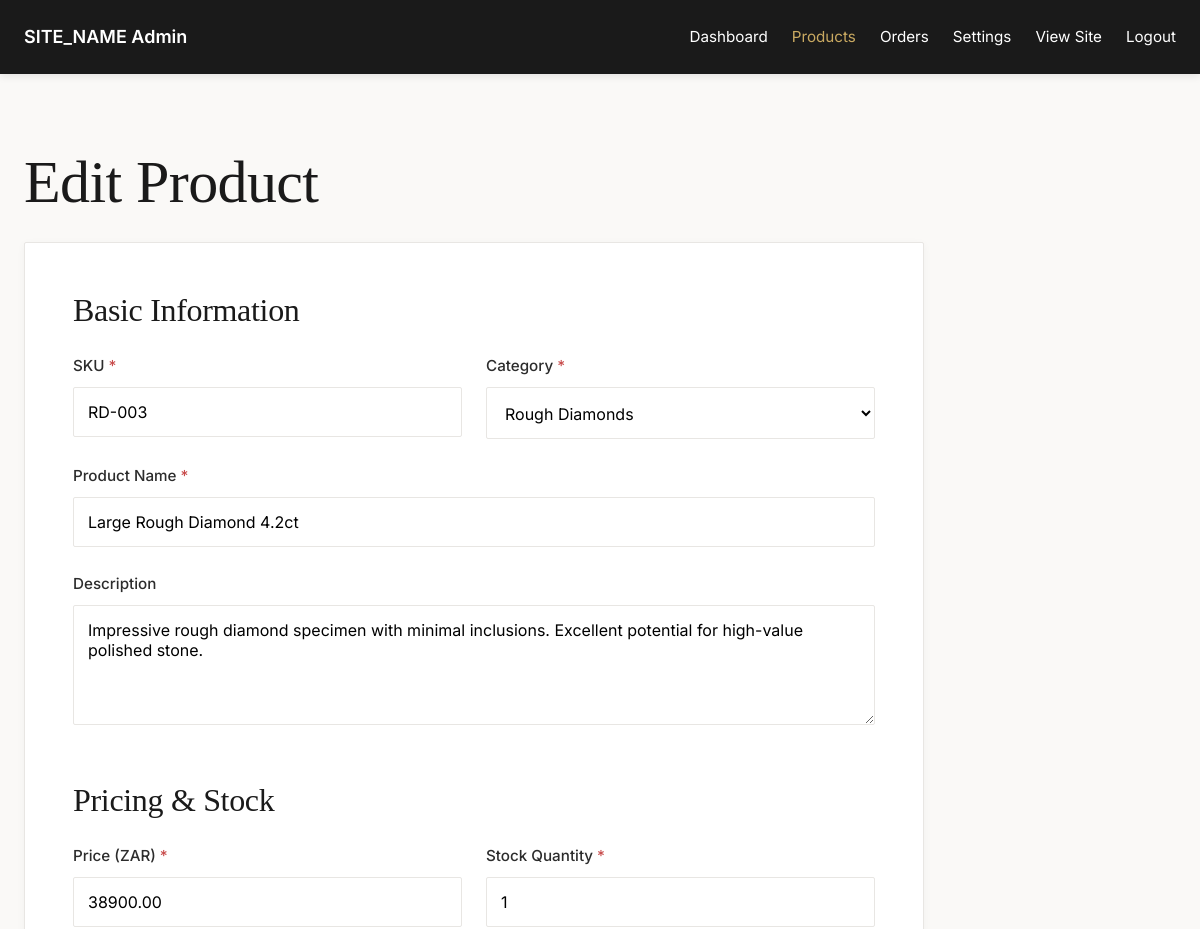
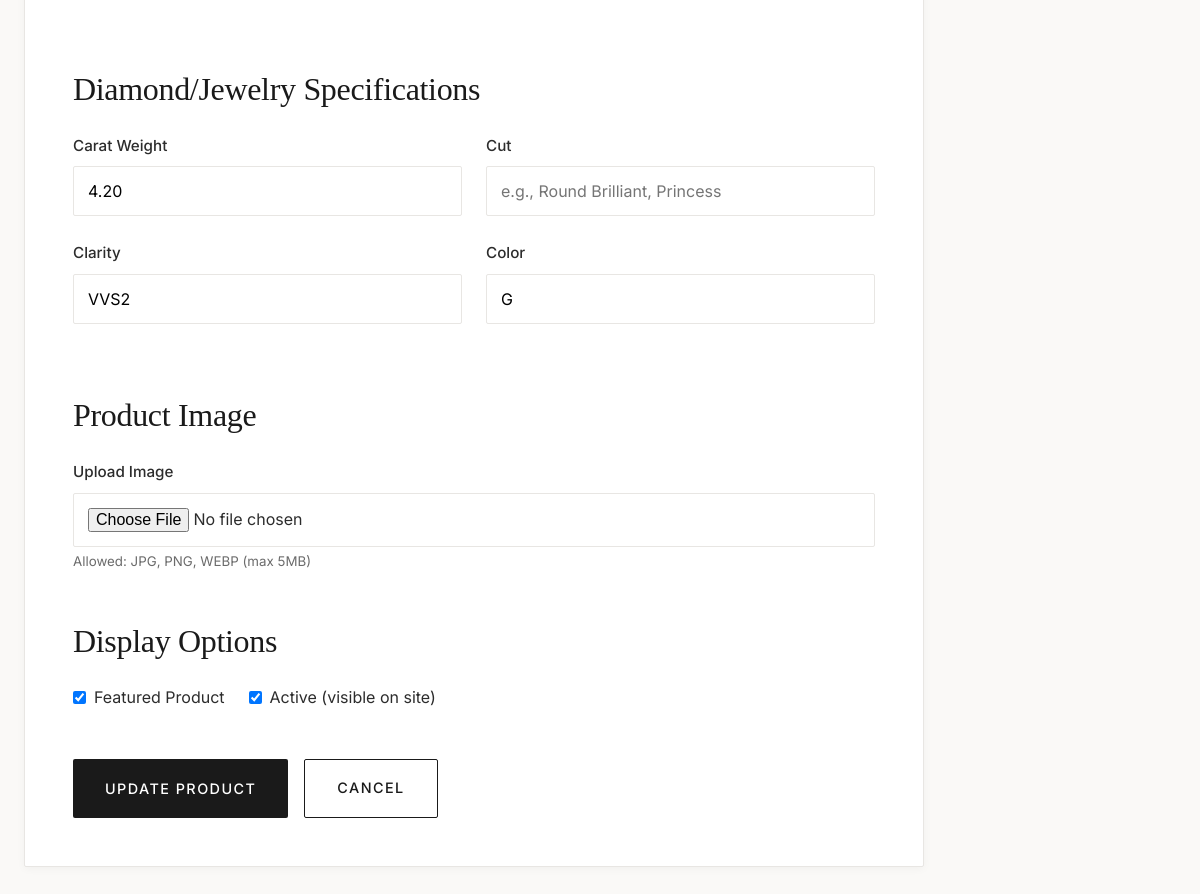
The page /admin/product-edit.php?id=3 (signed in) on the database its author committed (2 pictures, top to bottom).
### tables this page shows
CREATE TABLE IF NOT EXISTS `products` (
  `id` int(11) NOT NULL AUTO_INCREMENT,
  `sku` varchar(50) NOT NULL,
  `name` varchar(255) NOT NULL,
  `slug` varchar(255) NOT NULL,
  `category` enum('rough_diamonds','polished_diamonds','jewelry') NOT NULL,
  `description` text,
  `price` decimal(10,2) NOT NULL,
  `carat_weight` decimal(8,2) DEFAULT NULL,
  `cut` varchar(50) DEFAULT NULL,
  `clarity` varchar(50) DEFAULT NULL,
  `color` varchar(50) DEFAULT NULL,
  `stock_quantity` int(11) NOT NULL DEFAULT 0,
  `image_main` varchar(255) DEFAULT NULL,
  `image_gallery` text DEFAULT NULL COMMENT 'JSON array of additional images',
  `is_featured` tinyint(1) NOT NULL DEFAULT 0,
  `is_active` tinyint(1) NOT NULL DEFAULT 1,
  `created_at` timestamp NOT NULL DEFAULT CURRENT_TIMESTAMP,
  `updated_at` timestamp NOT NULL DEFAULT CURRENT_TIMESTAMP ON UPDATE CURRENT_TIMESTAMP,
  PRIMARY KEY (`id`),
  UNIQUE KEY `sku` (`sku`),
  UNIQUE KEY `slug` (`slug`),
  KEY `category` (`category`),
  KEY `is_featured` (`is_featured`),
  KEY `is_active` (`is_active`)
);

### includes/db.php (called while the page is built, shortened)
<?php
class Database {
    private static $instance = null;
    private $pdo;
    private function __construct() {
        try {
            $dsn = "mysql:host=" . DB_HOST . ";dbname=" . DB_NAME . ";charset=utf8mb4";
            $options = [
                PDO::ATTR_ERRMODE => PDO::ERRMODE_EXCEPTION,
                PDO::ATTR_DEFAULT_FETCH_MODE => PDO::FETCH_ASSOC,
                PDO::ATTR_EMULATE_PREPARES => false,
            ];
            $this->pdo = new PDO($dsn, DB_USER, DB_PASS, $options);
        } catch (PDOException $e) {
            error_log("Database Connection Error: " . $e->getMessage());
            die("Database connection failed. Please check your configuration.");
        }
    }
    public static function getInstance() {
        if (self::$instance === null) {
            self::$instance = new self();
        }
        return self::$instance;
    }
    public function query($sql, $params = []) {
        try {
            $stmt = $this->pdo->prepare($sql);
            $stmt->execute($params);
            return $stmt;
        } catch (PDOException $e) {
            error_log("Database Query Error: " . $e->getMessage());
            throw $e;
        }
    }
    public function fetchOne($sql, $params = []) {
        $stmt = $this->query($sql, $params);
        return $stmt->fetch();
    }
}
function db() {
    return Database::getInstance();
}

### includes/helpers.php (called while the page is built, shortened)
<?php
function e($string) {
    return htmlspecialchars($string ?? '', ENT_QUOTES, 'UTF-8');
}

### admin/product-edit.php (the view, shortened to what this page needs)
<?php
require_once __DIR__ . '/../includes/db.php';
require_once __DIR__ . '/../includes/helpers.php';
$productId = $_GET['id'] ?? null;
$product = null;
if ($productId) {
    $product = db()->fetchOne("SELECT * FROM products WHERE id = ?", [(int)$productId]);
}
$pageTitle = $productId ? 'Edit Product' : 'Add New Product';
require_once __DIR__ . '/header.php';
?>
<h1><?= $pageTitle ?></h1>
<div class="admin-card" style="max-width: 900px;">
    <form method="POST" enctype="multipart/form-data">
        <h3>Basic Information</h3>
        <div class="form-row">
            <div class="form-group">
                <label class="form-label required">SKU</label>
                <input type="text" name="sku" class="form-input"
                       value="<?= e($product['sku'] ?? $_POST['sku'] ?? '') ?>" required>
            </div>
            <div class="form-group">
                <label class="form-label required">Category</label>
                <select name="category" class="form-select" required>
                    <option value="rough_diamonds" <?= ($product['category'] ?? $_POST['category'] ?? '') === 'rough_diamonds' ? 'selected' : '' ?>>
                        Rough Diamonds
                    </option>
                </select>
            </div>
        </div>
        <div class="form-group">
            <label class="form-label required">Product Name</label>
            <input type="text" name="name" class="form-input"
                   value="<?= e($product['name'] ?? $_POST['name'] ?? '') ?>" required>
        </div>
        <div class="form-group">
            <label class="form-label">Description</label>
            <textarea name="description" class="form-textarea"><?= e($product['description'] ?? $_POST['description'] ?? '') ?></textarea>
        </div>
        <h3 style="margin-top: var(--spacing-lg);">Pricing & Stock</h3>
        <div class="form-row">
            <div class="form-group">
                <label class="form-label required">Price (ZAR)</label>
                <input type="number" name="price" class="form-input" step="0.01" min="0"
                       value="<?= e($product['price'] ?? $_POST['price'] ?? '') ?>" required>
            </div>
            <div class="form-group">
                <label class="form-label required">Stock Quantity</label>
                <input type="number" name="stock_quantity" class="form-input" min="0"
                       value="<?= e($product['stock_quantity'] ?? $_POST['stock_quantity'] ?? '0') ?>" required>
            </div>
        </div>
        <h3 style="margin-top: var(--spacing-lg);">Diamond/Jewelry Specifications</h3>
        <div class="form-row">
            <div class="form-group">
                <label class="form-label">Carat Weight</label>
                <input type="number" name="carat_weight" class="form-input" step="0.01" min="0"
                       value="<?= e($product['carat_weight'] ?? $_POST['carat_weight'] ?? '') ?>">
            </div>
            <div class="form-group">
                <label class="form-label">Cut</label>
                <input type="text" name="cut" class="form-input"
                       value="<?= e($product['cut'] ?? $_POST['cut'] ?? '') ?>"
                       placeholder="e.g., Round Brilliant, Princess">
            </div>
        </div>
        <div class="form-row">
            <div class="form-group">
                <label class="form-label">Clarity</label>
                <input type="text" name="clarity" class="form-input"
                       value="<?= e($product['clarity'] ?? $_POST['clarity'] ?? '') ?>"
                       placeholder="e.g., VVS1, VS2, IF">
            </div>
            <div class="form-group">
                <label class="form-label">Color</label>
                <input type="text" name="color" class="form-input"
                       value="<?= e($product['color'] ?? $_POST['color'] ?? '') ?>"
                       placeholder="e.g., D, E, F">
            </div>
        </div>
        <h3 style="margin-top: var(--spacing-lg);">Product Image</h3>
        <div class="form-group">
            <label class="form-label">Upload Image</label>
            <input type="file" name="image" class="form-input" accept="image/jpeg,image/png,image/webp">
            <small style="color: var(--color-text-light);">Allowed: JPG, PNG, WEBP (max 5MB)</small>
        </div>
        <h3 style="margin-top: var(--spacing-lg);">Display Options</h3>
        <div style="display: flex; gap: var(--spacing-md); margin-bottom: var(--spacing-md);">
            <label style="display: flex; align-items: center; gap: 0.5rem; cursor: pointer;">
                <input type="checkbox" name="is_featured" value="1"
                       <?= ($product['is_featured'] ?? $_POST['is_featured'] ?? 0) ? 'checked' : '' ?>>
                <span>Featured Product</span>
            </label>
            <label style="display: flex; align-items: center; gap: 0.5rem; cursor: pointer;">
                <input type="checkbox" name="is_active" value="1"
                       <?= isset($product) ? ($product['is_active'] ? 'checked' : '') : 'checked' ?>>
                <span>Active (visible on site)</span>
            </label>
        </div>
        <div style="display: flex; gap: var(--spacing-sm); margin-top: var(--spacing-lg);">
            <button type="submit" name="save_product" class="btn btn-primary">
                <?= $productId ? 'Update Product' : 'Create Product' ?>
            </button>
            <a href="<?= BASE_URL ?>/admin/products.php" class="btn btn-outline">Cancel</a>
        </div>
    </form>
</div>
<?php require_once __DIR__ . '/footer.php'; ?>

### assets/css/style.css (style rules this page uses)
:root { --color-primary: #1a1a1a; --color-secondary: #2d2d2d; --color-accent: #c9a961; --color-accent-hover: #b89650; --color-text: #2c2c2c; --color-text-light: #6b6b6b; --color-bg: #faf9f7; --color-bg-alt: #f5f3f0; --color-bg-white: #ffffff; --color-border: #e8e6e3; --color-success: #5a7f5e; --color-error: #c84b4b; --color-warning: #d4a656; --font-display: 'Cormorant', serif; --font-body: 'Inter', system-ui, -apple-system, sans-serif; --spacing-xs: 0.5rem; --spacing-sm: 1rem; --spacing-md: 1.5rem; --spacing-lg: 3rem; --spacing-xl: 4.5rem; --spacing-2xl: 6rem; --shadow-sm: 0 2px 8px rgba(0, 0, 0, 0.04); --shadow-md: 0 4px 16px rgba(0, 0, 0, 0.06); --shadow-lg: 0 8px 32px rgba(0, 0, 0, 0.08); --transition-fast: 150ms cubic-bezier(0.4, 0, 0.2, 1); --transition-base: 250ms cubic-bezier(0.4, 0, 0.2, 1); --transition-slow: 350ms cubic-bezier(0.4, 0, 0.2, 1); --border-radius: 2px; }
* { margin: 0; padding: 0; box-sizing: border-box; }
body { font-family: var(--font-body); font-size: 16px; line-height: 1.7; color: var(--color-text); background: var(--color-bg); -webkit-font-smoothing: antialiased; -moz-osx-font-smoothing: grayscale; }
a { color: var(--color-text); text-decoration: none; transition: color var(--transition-base); }
h1, h2, h3, h4, h5, h6 { font-family: var(--font-display); font-weight: 400; line-height: 1.2; margin-bottom: var(--spacing-md); color: var(--color-primary); letter-spacing: -0.01em; }
h1 { font-size: clamp(2.5rem, 5vw, 4rem); font-weight: 300; }
h3 { font-size: clamp(1.5rem, 3vw, 2rem); }
.btn { display: inline-block; padding: 1rem 2rem; font-family: var(--font-body); font-size: 0.9rem; font-weight: 500; text-align: center; text-transform: uppercase; letter-spacing: 0.1em; border: none; border-radius: var(--border-radius); cursor: pointer; transition: all var(--transition-base); text-decoration: none; }
.btn-primary { background: var(--color-primary); color: white; }
.btn-outline { background: transparent; border: 1.5px solid var(--color-primary); color: var(--color-primary); }
.form-group { margin-bottom: var(--spacing-md); }
.form-label { display: block; margin-bottom: 0.5rem; font-weight: 500; font-size: 0.95rem; color: var(--color-text); }
.form-label.required::after { content: '*'; color: var(--color-error); margin-left: 4px; }
.form-input, .form-select, .form-textarea { width: 100%; padding: 0.875rem; border: 1.5px solid var(--color-border); border-radius: var(--border-radius); font-family: var(--font-body); font-size: 1rem; background: var(--color-bg-white); transition: all var(--transition-base); }
.form-textarea { resize: vertical; min-height: 120px; }
.form-row { display: grid; grid-template-columns: 1fr 1fr; gap: var(--spacing-md); }
.admin-card { background: var(--color-bg-white); border: 1px solid var(--color-border); border-radius: var(--border-radius); padding: var(--spacing-lg); margin-bottom: var(--spacing-md); box-shadow: var(--shadow-sm); }

### rows shown on the page
products: sku "RD-003", category "Rough Diamonds", name "Large Rough Diamond 4.2ct", description "Impressive rough diamond specimen with minimal inclusions. Excellent potential for high-value polished stone.", price "38900.00", stock_quantity "1", carat_weight "4.20", clarity "VVS2", color "G", is_featured "☑", is_active "☑"

### other values the page prints
SITE_NAME "SITE_NAME"
$pageTitle "Edit Product"
